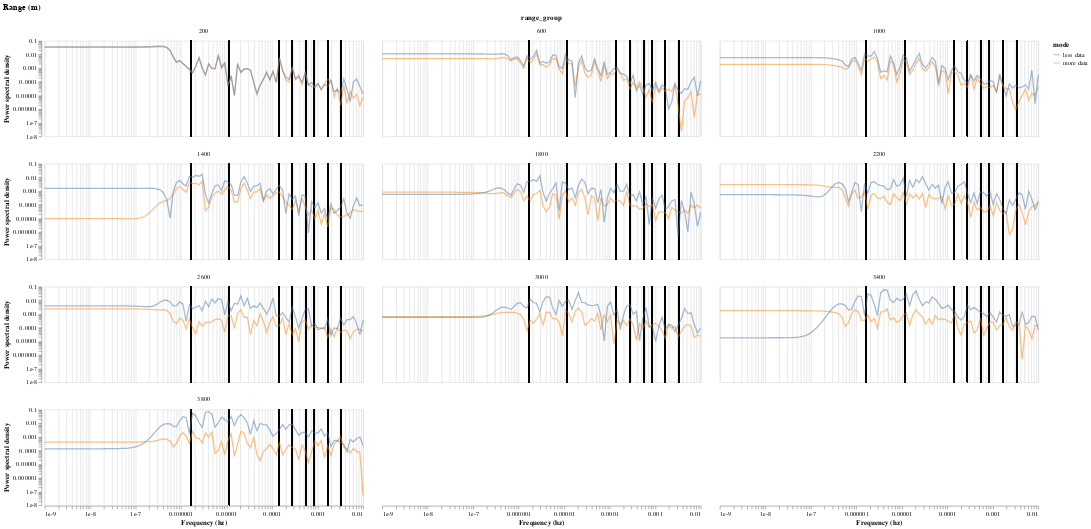

This figure's notebook cell:
### Code cell
psss = alt.Chart().mark_line(opacity=0.5).encode(
    alt.X('freqs:Q', scale=alt.Scale(type='log'), title='Frequency (hz)'),
    alt.Y('pgram:Q', scale=alt.Scale(type='log', 
    # domain=[0.1, 1000], 
    clamp=True), title='Power spectral density', axis=alt.Axis(grid=False)),
    alt.Color('mode')
).properties(height=150, width=500)

vertline_a = alt.Chart().mark_rule().encode(x='a:Q')
vertline_b = alt.Chart().mark_rule().encode(x='b:Q')
vertline_c = alt.Chart().mark_rule().encode(x='c:Q')
vertline_d = alt.Chart().mark_rule().encode(x='d:Q')
vertline_e = alt.Chart().mark_rule().encode(x='e:Q')
vertline_f = alt.Chart().mark_rule().encode(x='f:Q')
vertline_g = alt.Chart().mark_rule().encode(x='g:Q')
vertline_h = alt.Chart().mark_rule().encode(x='h:Q')
one_week = 1/(3600*24*7)
one_day = 1/(3600*24)
two_hours = 1/(2*3600)
one_hour = 1/(3600)
thirty_minutes = 1/(30*60)
twenty_minutes = 1/(20*60)
ten_minutes = 1/(10*60)
five_minutes = 1/(5*60)

alt.layer(
    vertline_a, vertline_b, vertline_c, vertline_d, 
    vertline_e, vertline_f, vertline_g, vertline_h,
    psss, 
    data=power_spectrum_df
).transform_calculate(
    a=str(one_week),
    b=str(one_day),
    c=str(two_hours),
    d=str(one_hour),
    e=str(thirty_minutes),
    f=str(twenty_minutes),
    g=str(ten_minutes),
    h=str(five_minutes)
).facet(
    'range_group:O', columns=3, title='Range (m)'
)

### Figure 1 — Vega-Lite specification as saved in the notebook (floating-point values rounded to 4 significant figures; data arrays with more than 128 entries replaced by an {"elided": "..."} marker saying what was removed)
{"config": {"view": {"continuousWidth": 400, "continuousHeight": 300}}, "data": {"name": "data-f4e6290571a19f501431e714222673b7"}, "facet": {"field": "range_group", "type": "ordinal"}, "spec": {"layer": [{"mark": "rule", "encoding": {"x": {"field": "a", "type": "quantitative"}}}, {"mark": "rule", "encoding": {"x": {"field": "b", "type": "quantitative"}}}, {"mark": "rule", "encoding": {"x": {"field": "c", "type": "quantitative"}}}, {"mark": "rule", "encoding": {"x": {"field": "d", "type": "quantitative"}}}, {"mark": "rule", "encoding": {"x": {"field": "e", "type": "quantitative"}}}, {"mark": "rule", "encoding": {"x": {"field": "f", "type": "quantitative"}}}, {"mark": "rule", "encoding": {"x": {"field": "g", "type": "quantitative"}}}, {"mark": "rule", "encoding": {"x": {"field": "h", "type": "quantitative"}}}, {"mark": {"type": "line", "opacity": 0.5}, "encoding": {"color": {"field": "mode", "type": "nominal"}, "x": {"field": "freqs", "scale": {"type": "log"}, "title": "Frequency (hz)", "type": "quantitative"}, "y": {"axis": {"grid": false}, "field": "pgram", "scale": {"clamp": true, "type": "log"}, "title": "Power spectral density", "type": "quantitative"}}, "height": 150, "width": 500}], "transform": [{"calculate": "1.6534391534391535e-06", "as": "a"}, {"calculate": "1.1574074074074073e-05", "as": "b"}, {"calculate": "0.0001388888888888889", "as": "c"}, {"calculate": "0.0002777777777777778", "as": "d"}, {"calculate": "0.0005555555555555556", "as": "e"}, {"calculate": "0.0008333333333333334", "as": "f"}, {"calculate": "0.0016666666666666668", "as": "g"}, {"calculate": "0.0033333333333333335", "as": "h"}]}, "columns": 3, "title": "Range (m)", "$schema": "https://vega.github.io/schema/vega-lite/v4.17.0.json", "datasets": {"data-f4e6290571a19f501431e714222673b7": {"elided": "2000 records"}}}
